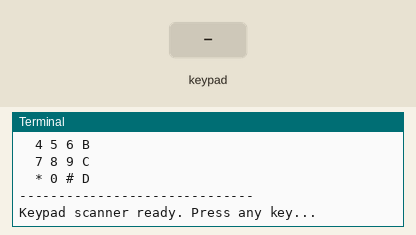
The program below on a simulated Raspberry Pi (BCM pin numbers). Shown: the last lines printed to the terminal. Inputs (shaded band) come from the test bench.

Above: at 1.2 s.
1.3 s: key '1' pressed
At 2.0 s:
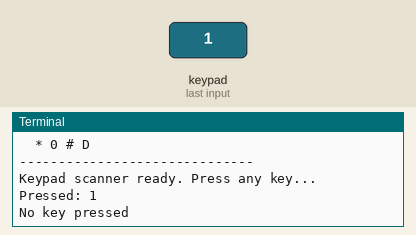
2.9 s: keypad keys 1 2 # pressed 0.4 s apart
At 3.08 s:
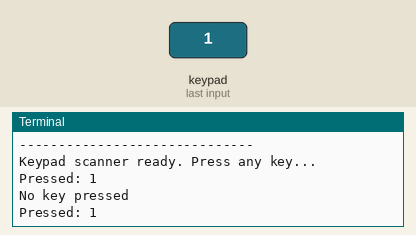
5.6 s: key 'A' pressed
At 5.79 s:
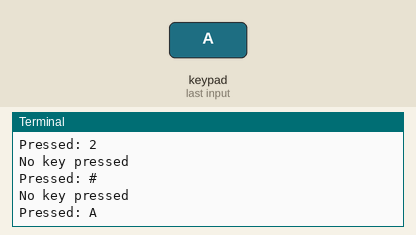
7.1 s: keypad keys 1 2 * pressed 0.4 s apart
At 8.08 s:
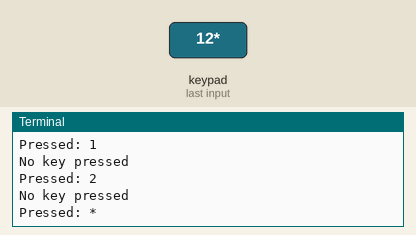
9.8 s: key 'B' pressed
At 11.1 s:
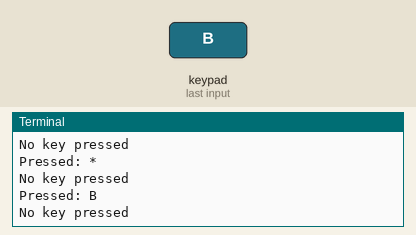
11.4 s: keypad keys 1 2 D pressed 0.4 s apart
At 12.4 s:
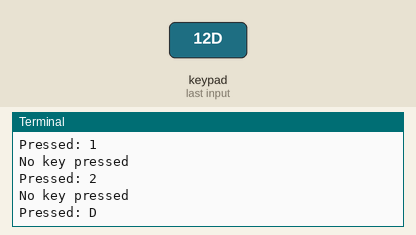

Measured:
- after the input at 1.3 s, the terminal: prints a new line after 0.06 s (image 1)
- after the input at 5.6 s, the terminal: prints a new line at once (image 3)
- after the input at 7.1 s, the terminal: prints a new line after 0.09 s (image 4)
- after the input at 9.8 s, the terminal: prints a new line after 0.10 s (image 5)
- after the input at 11.4 s, the terminal: prints a new line after 0.06 s (image 6)

The program:

2.1.5_Keypad.py
```python
#!/usr/bin/env python3
"""
4x4 Keypad Scanner - Python version matching C++ implementation

This implementation replicates the C++ code's features:
1. Professional class-based design with encapsulation
2. Clear constant definitions and initialization
3. State change detection to reduce output noise
4. Professional function naming and structure
5. Enhanced error handling and resource management
"""

import RPi.GPIO as GPIO
import time
import sys

# Define the layout of the keypad (matching C++ constants)
NUM_ROWS = 4
NUM_COLS = 4

class Keypad:
    """
    Encapsulates all keypad functionality with professional design.
    """

    def __init__(self, row_pins, col_pins, key_map):
        """
        Constructor: Initializes the keypad with specified pins and key map.
        Parameters:
            row_pins: List of GPIO pins connected to keypad rows
            col_pins: List of GPIO pins connected to keypad columns
            key_map: List of characters representing the keypad layout
        """
        self.row_pins = row_pins
        self.col_pins = col_pins
        self.key_map = key_map
        self.last_pressed_keys = []

        try:
            GPIO.setwarnings(False)
            GPIO.setmode(GPIO.BCM)
            self._initialize_pins()
            print("Keypad GPIO initialization successful!")

        except Exception as e:
            print(f"Failed to initialize keypad: {e}")
            raise

    def _initialize_pins(self):
        """
        Private method: Initializes GPIO pins for keypad scanning.
        """
        # Setup row pins as outputs, initially LOW
        for pin in self.row_pins:
            GPIO.setup(pin, GPIO.OUT, initial=GPIO.LOW)

        # Setup column pins as inputs with pull-down resistors
        for pin in self.col_pins:
            GPIO.setup(pin, GPIO.IN, pull_up_down=GPIO.PUD_DOWN)

    def get_pressed_keys(self):
        """
        Scans the keypad and returns a list of currently pressed keys.
        Returns: List of characters representing pressed keys
        """
        pressed_keys = []

        try:
            for r in range(NUM_ROWS):
                # Activate one row at a time
                GPIO.output(self.row_pins[r], GPIO.HIGH)

                # Small delay to ensure signal stabilization
                time.sleep(0.001)

                # Scan all columns for this active row
                for c in range(NUM_COLS):
                    if GPIO.input(self.col_pins[c]) == GPIO.HIGH:
                        key_index = r * NUM_COLS + c
                        pressed_keys.append(self.key_map[key_index])

                # Deactivate the row before moving to the next one
                GPIO.output(self.row_pins[r], GPIO.LOW)

        except Exception as e:
            print(f"Error reading keypad: {e}")

        return pressed_keys

def print_keys(keys):
    """
    Prints the currently pressed keys to the console.
    Parameters: keys - List of characters representing the pressed keys
    """
    if not keys:
        print("No key pressed")
    else:
        key_str = ", ".join(keys)
        print(f"Pressed: {key_str}")

def setup_keypad():
    """
    Initializes the keypad hardware and configuration.
    Returns: Keypad object on success, None on failure
    """
    try:
        # Define the physical pin connections (C++ wiringPi pins mapped to BCM)
        # C++: ROW_PINS[4] = {1, 4, 5, 6} -> BCM equivalents
        # C++: COL_PINS[4] = {12, 3, 2, 0} -> BCM equivalents
        # Using original working BCM pins from Python code
        row_pins = [18, 23, 24, 25]  # Original working row pins
        col_pins = [10, 22, 27, 17]  # Original working column pins

        # Define the character map for the keys (matching C++)
        key_map = [
            '1', '2', '3', 'A',
            '4', '5', '6', 'B',
            '7', '8', '9', 'C',
            '*', '0', '#', 'D'
        ]

        keypad = Keypad(row_pins, col_pins, key_map)

        print("4x4 Keypad Scanner initialized")
        print(f"Row pins: {row_pins}")
        print(f"Column pins: {col_pins}")
        print("Keypad layout:")
        print("  1 2 3 A")
        print("  4 5 6 B")
        print("  7 8 9 C")
        print("  * 0 # D")
        print("-" * 30)

        return keypad

    except Exception as e:
        print(f"Failed to setup keypad: {e}")
        return None

def keypad_scan_loop(keypad):
    """
    Main keypad scanning loop - matches C++ main loop logic.
    This function runs indefinitely until interrupted.
    """
    try:
        last_pressed = []

        print("Keypad scanner ready. Press any key...")

        while True:
            currently_pressed = keypad.get_pressed_keys()

            # Only print if the state has changed (matching C++ logic)
            if currently_pressed != last_pressed:
                print_keys(currently_pressed)
                last_pressed = currently_pressed[:]  # Make a copy

            # Poll every 100ms (matching C++ delay)
            time.sleep(0.1)

    except KeyboardInterrupt:
        print("\nKeypad scanning interrupted by user")
        raise  # Re-raise to be handled by main()

def destroy():
    """
    Clean up function for GPIO resources.
    Ensures all pins are properly released.
    """
    try:
        GPIO.cleanup()
        print("Keypad GPIO resources cleaned up")

    except Exception as e:
        print(f"Error during cleanup: {e}")

def main():
    """
    Main function - matches C++ code structure.
    Returns: Integer status code. 0 for success, 1 for error.
    """
    print("4x4 Matrix Keypad Scanner")
    print("Professional scanning with state change detection")
    print("Press Ctrl+C to stop...")
    print("=" * 50)

    # Initialize the keypad
    keypad = setup_keypad()
    if keypad is None:
        return 1  # Exit if setup fails

    try:
        # Start the main scanning loop
        keypad_scan_loop(keypad)

    except KeyboardInterrupt:
        print("\nProgram interrupted by user")
        destroy()
        return 0

    except Exception as e:
        print(f"An error occurred: {e}")
        destroy()
        return 1

if __name__ == '__main__':
    exit_code = main()
    sys.exit(exit_code)
```
